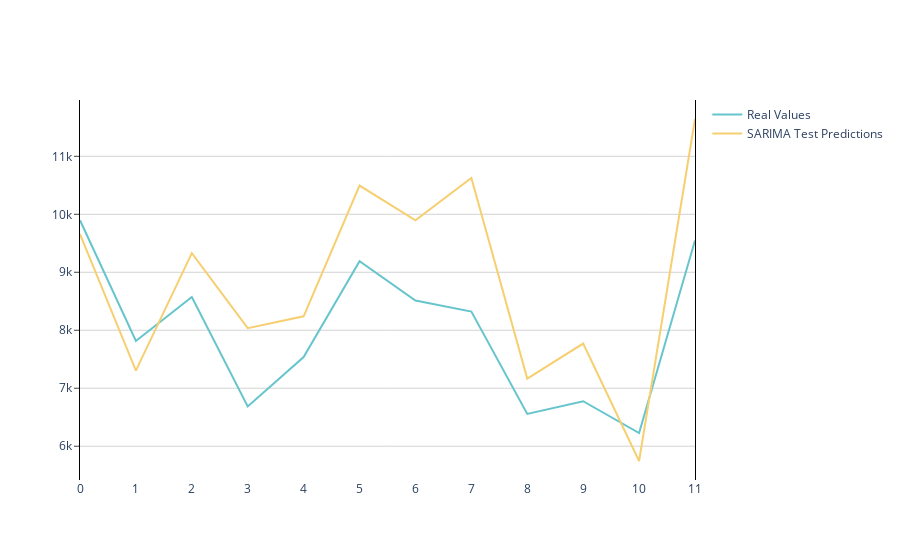

Notebook source saved alongside this figure:
### Code cell
cols = px.colors.qualitative.Pastel
fig = go.Figure()
fig.add_trace(go.Scatter(y=test['Baggage'],
                    mode='lines',
                    name='Real Values',
                    marker=dict(color=cols[0])
                        ))
fig.add_trace(go.Scatter(y=predictions,
                    mode='lines',
                    name='SARIMA Test Predictions',
                    marker=dict(color=cols[1])
                        ))
fig.update_layout(plot_bgcolor='white')
fig.update_yaxes(
    mirror=True,
    ticks='outside',
    showline=True,
    linecolor='black',
    gridcolor='lightgrey',
    title=''
)
fig.update_xaxes(
    dtick = 1
)
fig.show()

### Figure 1 — Plotly figure (JSON) as saved in the notebook; plotly's stock layout.template omitted (floating-point values rounded to 4 significant figures)
{"data": [{"marker": {"color": "rgb(102, 197, 204)"}, "mode": "lines", "name": "Real Values", "type": "scatter", "y": [9897.0, 7814, 8575.0, 6687, 7537.0, 9192.0, 8512.0, 8322.0, 6557, 6776, 6228, 9549.0]}, {"marker": {"color": "rgb(246, 207, 113)"}, "mode": "lines", "name": "SARIMA Test Predictions", "type": "scatter", "y": [9660.0, 7304.0, 9331.0, 8036.0, 8240.0, 10500.0, 9895.0, 10630.0, 7166.0, 7771.0, 5745.0, 11640.0]}], "layout": {"autosize": true, "plot_bgcolor": "white", "xaxis": {"autorange": true, "dtick": 1, "range": [0, 11]}, "yaxis": {"autorange": true, "gridcolor": "lightgrey", "linecolor": "black", "mirror": true, "range": [5417.0, 11970.0], "showline": true, "ticks": "outside", "title": {"text": ""}, "type": "linear"}}}
